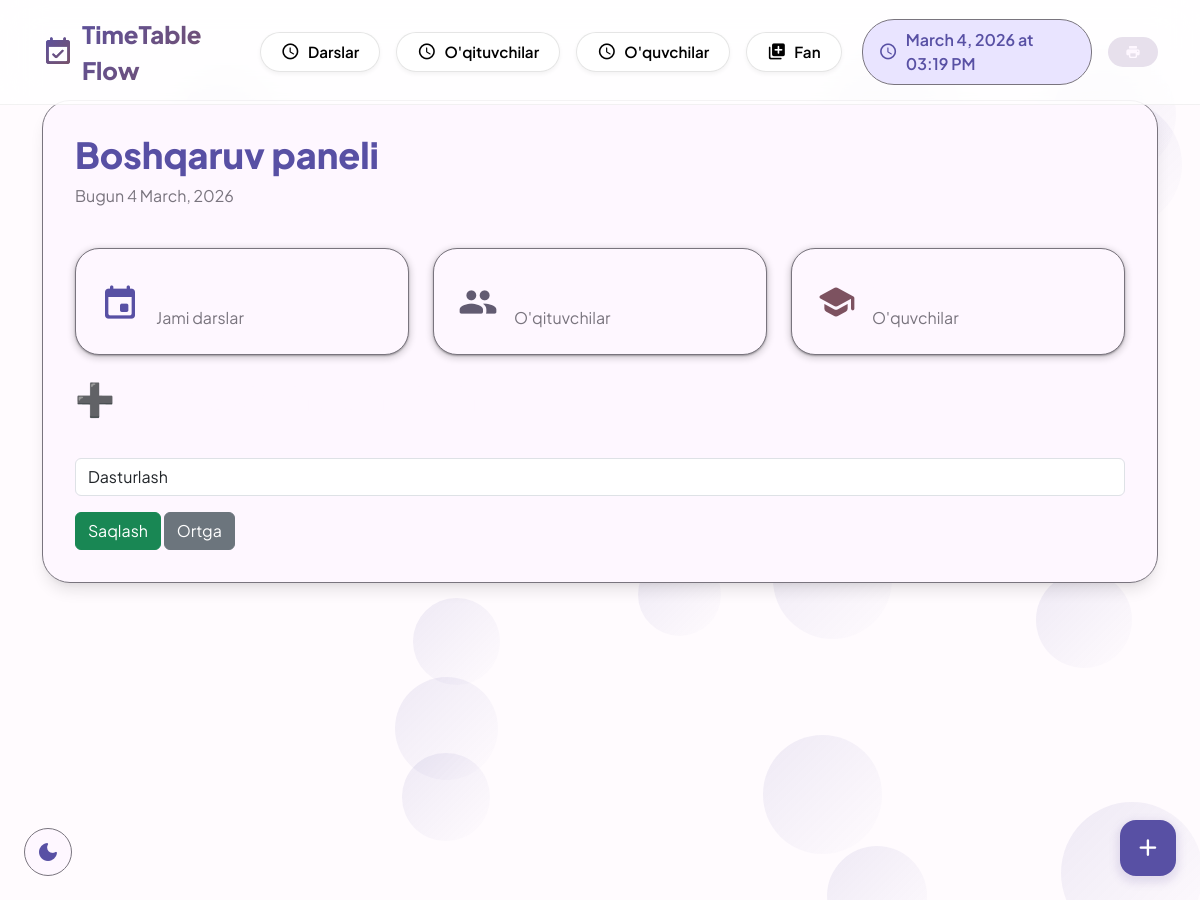
The app's page /subject/4/update/, older data.
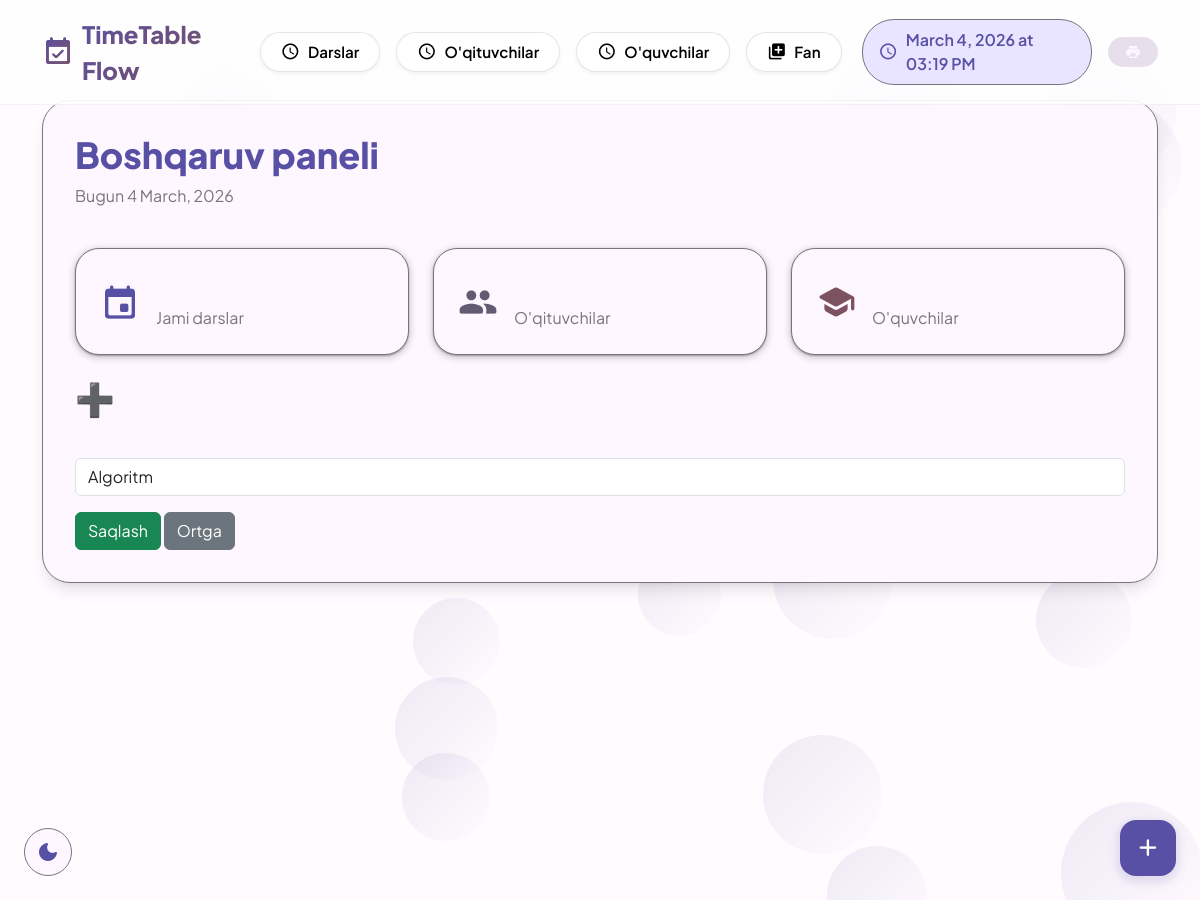
The same page, newer data.
### raspisaniya/models.py (models this page shows, shortened)
class Subject(models.Model):
    name = models.CharField(max_length=100, unique=True)

### raspisaniya/views.py (the view)
# urls.py: path('subject/<int:pk>/update/', views.subject_update, name='subject_update'),
def subject_update(request, pk):
    subject = get_object_or_404(Subject, pk=pk)
    if request.method == 'POST':
        form = SubjectForm(request.POST, instance=subject)
        if form.is_valid():
            form.save()
            messages.success(request, "Fan yangilandi")
            return redirect('subject_list')
    else:
        form = SubjectForm(instance=subject)
    return render(request, 'raspisaniya/subject_create.html', {'form': form})

### raspisaniya/forms.py
class SubjectForm(forms.ModelForm):
    class Meta:
        model = Subject
        fields = ['name']

### templates/raspisaniya/subject_create.html (shortened to what this page needs)
{% extends 'raspisaniya/base.html' %}
{% load widget_tweaks %}
{% block content %}
<h2>➕ Fan qo‘shish / tahrirlash</h2>
<form method="post">
    {% for field in form %}
        <div class="mb-3">
            <label class="form-label">{{ field.label }}</label>
            {{ field|add_class:"form-control" }}
        </div>
    {% endfor %}
    <button type="submit" class="btn btn-success">Saqlash</button>
    <a href="{% url 'subject_list' %}" class="btn btn-secondary">Ortga</a>
</form>
{% endblock %}

Row changes from the older to the newer data that the page shows:
changed Subject: name "Dasturlash" → "Algoritm"
